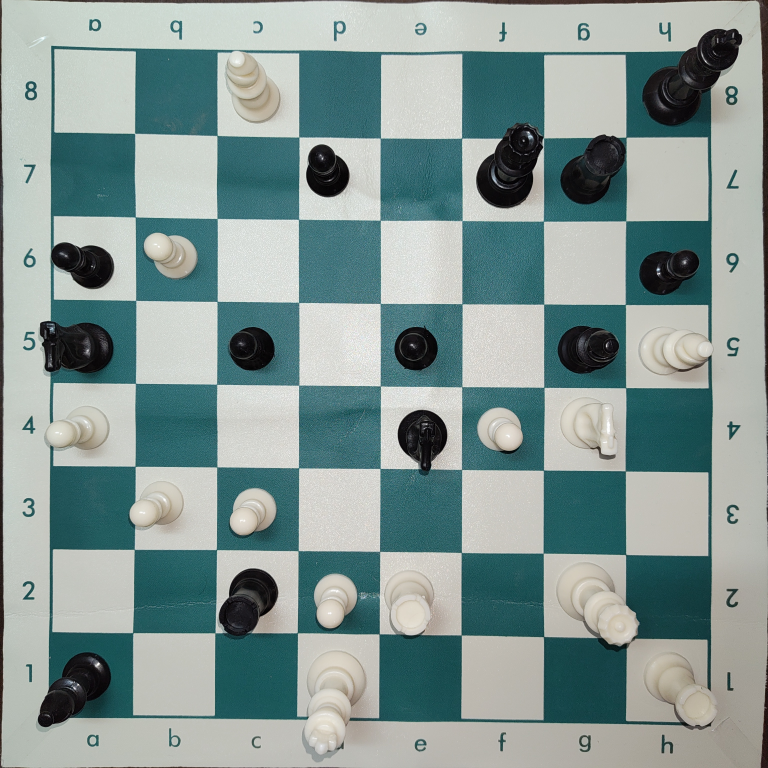
#> input picture sample_boards/Board25.jpg, 3072 x 3072 px (shown at 1/4 size)
$ python -i board_to_dict8.py   (imports and definitions only)
#> lines starting #> are read from the running program, lines starting #| are printed output that depends on the picture
import base64
import json
from io import BytesIO
from PIL import Image, ImageOps, ImageEnhance, ImageFilter
from openai import OpenAI

# Reads OPENAI_API_KEY from the environment -- never hardcode a real key in
# a script file, since it can leak via sharing, version control, etc.

def encode_image(image_path, max_dimension=1500, crop_box=None,
                  enhance_contrast=True, contrast_cutoff=1, sharpen=True):
    """
    Crop, enhance, resize, and PNG-encode the image before base64 encoding.
    PNG is lossless -- no compression artifacts -- which preserves the
    faint highlight/shadow lines needed to tell dark pieces apart (e.g.
    a King's cross vs a Bishop's dot finial). Trade-off: PNG files run
    larger than an equivalent JPEG, so this increases prompt tokens.

    enhance_contrast: applies per-channel autocontrast (with a small
    clip cutoff to avoid crushing highlights/shadows) so the faint
    geometric detail on dark/black pieces -- crosses, clefts, notches --
    becomes easier for the model to actually resolve. This targets the
    real bottleneck behind persistent black-piece misreads: the detail
    may simply not be visible/contrasty enough in the raw capture, no
    matter how the prompt describes what to look for.

    sharpen: a mild unsharp mask to help fine edges (cross arms, cleft
    grooves, crenellation notches) read more distinctly after resize.

    crop_box removes the border/labels around the actual 8x8 grid so every
    pixel sent is board content -- this lets you use a lower max_dimension
    for the same effective detail on the pieces.
    crop_box format: (left, top, right, bottom) in pixels. Tune once for
    your camera setup, then reuse it.
    """
#> called with image_path = '../sample_boards/Board25.jpg', max_dimension = 1500, enhance_contrast = True, contrast_cutoff = 1, sharpen = True
    with Image.open(image_path) as img:
#> img is the input picture: PIL image 3072x3072 RGB; mean R, G, B 133.2, 151.7, 149
        img = img.convert("RGB")
        if crop_box:
            img = img.crop(crop_box)
        if enhance_contrast:
            # Small cutoff (%) clips extreme outlier pixels per channel
            # before stretching, so a few blown-out highlights don't
            # prevent the rest of the tonal range from being stretched.
            img = ImageOps.autocontrast(img, cutoff=contrast_cutoff)
            img = ImageEnhance.Contrast(img).enhance(1.15)
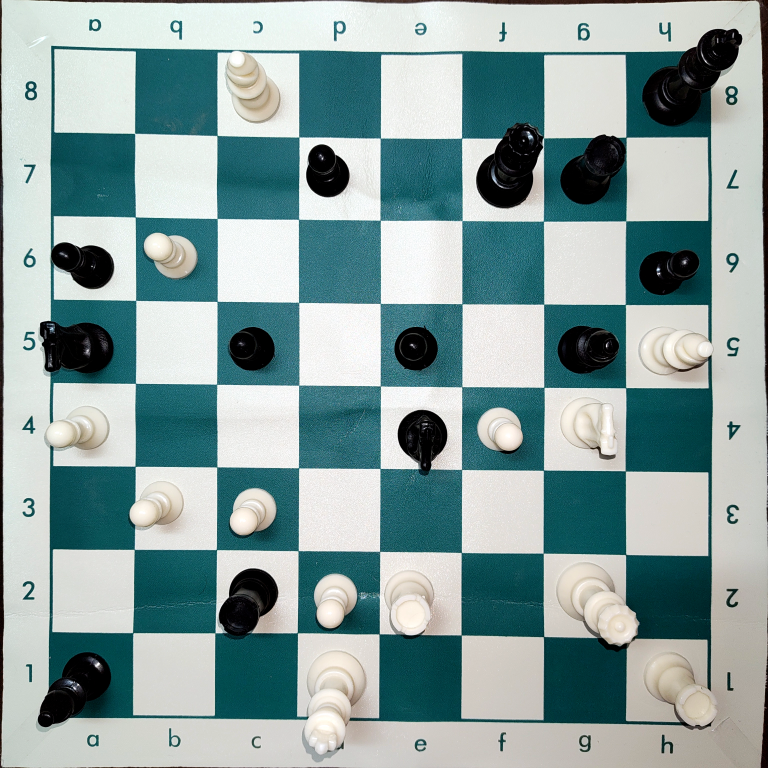
#> img: PIL image 3072x3072 RGB (shown at 1/4 size); mean R, G, B 137.9, 160.6, 159.8
        if sharpen:
            img = img.filter(ImageFilter.UnsharpMask(radius=2, percent=120, threshold=2))
        img.thumbnail((max_dimension, max_dimension), Image.LANCZOS)
#> img: PIL image 1500x1500 RGB
        buffer = BytesIO()
        img.save(buffer, format="PNG")
        return base64.b64encode(buffer.getvalue()).decode("utf-8")


# ---- Config ----
image_path = "uploads/last_capture.png"

# Crop box tuned for this camera setup: (left, top, right, bottom) in pixels.
# Adjust once by eye so it hugs the 8x8 grid without clipping squares.
crop_box = (80, 60, 3020, 3010)

prompt_text = """Analyze this top-down chessboard image and output the board state as a single-line JSON object.

You are an expert computer vision system trained to classify chess pieces. You must ignore all color, texture, and lighting variables (e.g., "white," "black," "wood," "plastic," shadows). Your classification must rely entirely on the 3D geometry, silhouette, radial symmetry (or lack thereof), and specific sculptural features of the object.

DO NOT USE SQUARE POSITION AS EVIDENCE: This image may be from any point in a live game, not the starting setup -- assume it is a mid-game or arbitrary position unless you have specific reason to think otherwise. Do NOT let which square a piece occupies influence your classification (e.g., do not lean toward "Queen" because a piece is near d1/d8, or "Bishop" because it's near c1/f1/c8/f8, or "Rook" because it's in a corner). Pieces routinely leave their home squares as a game progresses -- a Bishop is very often no longer on its starting square, Rooks and Kings move due to castling or repositioning, and captures mean squares can hold pieces you wouldn't expect. Classify every piece strictly from its own visual geometry as described below, completely independent of which square it sits on.

IMPORTANT -- VIEWING ANGLE: This photo is captured directly overhead (top-down / bird's-eye), not from the side. You cannot actually see a side silhouette -- you are inferring shape purely from the top surface, its outer rim, its exact center point, and whatever shadow/highlight depth is visible. Because of this, two cues are far more reliable than any "overall silhouette" or "profile" description below:
(1) WHAT SITS EXACTLY AT THE CENTER of the piece's top surface (nothing / a plain small dot / an intersecting cross shape).
(2) WHETHER THE OUTER RIM is a continuous smooth ring, a notched/hollow ring you can see gaps or depth through, or a solid domed edge with no gaps.
Treat these two top-down cues as primary evidence. Treat "overall silhouette," "teardrop profile," "hourglass neck," and body-taper descriptions as secondary/supporting evidence only, since they describe a side view you cannot directly observe. Height comparisons (the Ultimate Tie-Breaker) are a last resort, not a first check.

DARK PIECE CAUTION: Black/dark pieces absorb light and can hide fine details -- a King's cross or a Bishop's cleft can look like a smooth, featureless dome at a glance, especially top-down. Do NOT default to Rook (or Pawn) just because a dark piece's fine detail is hard to see. Look for subtle specular highlights (small bright glints) and faint shadow lines before concluding a feature is absent -- a low-detail dark dome is much more likely to be an unresolved King or Bishop than a Rook, since a Rook is identified by its clearly visible hollow/notched rim, not by the absence of other features.

Evaluate the subject against the following geometric profiles:

1. Pawn
Confidence Threshold Features:

Overall Silhouette: The shortest, smallest, and structurally simplest piece on the board.

The Head (CRITICAL): The entire head consists of a single, large, completely smooth sphere. There are no domes, mitres, or other structures beneath this ball; the ball itself is the whole top section.

The Stem/Body: Directly beneath the spherical head is a single, distinct horizontal collar. Below this, the stem forms a simple, gently swooping concave cone that widens smoothly toward the bottom. It lacks complex, stacked collars or deep hourglass tapering.

The Base: Terminates in a standard, unfluted circular foundation.

2. Rook
Confidence Threshold Features:

Overall Silhouette: Stout, highly robust, and distinctly cylindrical. It gives the heavy appearance of a masonry tower and maintains radial symmetry.

The Head/Top: The most diagnostic feature is the flat top, completely lacking any domes or finials. Instead, it features a raised outer parapet interrupted by deep, rectangular vertical cuts (crenellations or castellations) around the rim.

The Stem/Body: A thick, vertical, and mostly straight or slightly concave cylindrical body. It lacks the deep hourglass tapering seen in the Bishop, Queen, or King.

The Base: Terminates in a standard wide, circular foundation, often echoing the heavy, blocky nature of the top.

TOP-DOWN CENTER TEST: Viewed from directly overhead, the top reads as substantially HOLLOW -- a ring of rectangular gaps (crenellations) around a thin raised rim, often letting you see down into a darker interior. There is NO solid raised mass, dome, dot, or cross at the center. If you see any solid raised feature at the center of the top, it is not a Rook -- re-check King or Bishop instead.

3. Knight
Confidence Threshold Features:

Overall Silhouette: The only piece on the board that completely lacks radial symmetry along its vertical z-axis. Its profile is highly irregular and organic, resembling a horse's bust.

The Head/Body: Characterized by complex, directional sculptural elements: a protruding snout facing horizontally, distinct carved ears pointing upward/backward at the crown, and a curved, often textured mane sloping down the back of the neck.

The Base: The highly asymmetrical horse bust abruptly meets a standard, perfectly symmetrical circular foundation at the bottom.

4. Bishop
Confidence Threshold Features:

Overall Silhouette: Sits in the mid-to-upper height range (distinctly taller than a pawn). It has a generally smooth, teardrop-like upper profile.

The Head & Finial (CRITICAL): The upper section consists of a large, elongated, bulbous dome (the mitre). Sitting perfectly centered on top of this large dome is a very small spherical finial. Do not confuse this tiny finial with a pawn's large spherical head.

The Cleft/Slit: A prominent, diagonal slice or cleft is cut into one side of the large bulbous dome. This deep groove clearly interrupts the smooth curve of the dome and breaks the piece's vertical symmetry.

TOP-DOWN CENTER TEST: Viewed from directly overhead, the finial is a single small round DOT -- perfectly circular, with no arms, bars, or intersecting lines. The cleft appears as one short straight groove running from near the center out toward one edge of the dome; look for it even if faint on dark pieces. If the center feature has two intersecting arms (a "+" shape) instead of a plain dot, it is NOT a Bishop -- it is a King.

TOP-DOWN RIM TEST (vs. Queen): Trace the outer rim of the dome, not just the center dot. A Bishop's rim is SMOOTH and CONTINUOUS all the way around -- at most one straight cleft-groove interrupts it. A Queen's rim is SCALLOPED/FLUTED -- a repeating ring of many small points or ridges (like a gear or a multi-pointed star), visible as a bumpy, repeating-pattern edge rather than a smooth curve. Do not call something a Queen unless you can see this repeating scalloped rim pattern; a single straight groove on an otherwise smooth rim is a Bishop's cleft, not fluting, even if the piece looks tall or the lighting makes the rim edge look slightly irregular. On black pieces, be especially careful not to mistake shadow/highlight noise around a smooth rim for genuine fluting -- fluting is a regular, repeating pattern of similarly-sized points, not a few random irregular bumps. Specifically: a curved specular highlight (a bright arc following the dome's curve, broken up by a few small glints) is NOT fluting -- it is light reflecting off a smooth surface. Genuine fluting must be visible as distinct raised/recessed geometry across the FULL 360-degree rim, not just a bright patch on one side. Require at least 6 clearly countable, evenly-spaced points around the entire circumference before calling it fluted; if you can't count that many distinct points going all the way around, it is not fluted.

TOP-DOWN FINIAL-HEIGHT TEST (the most decisive cue -- check this first): Compare the height of the small ball finial to the rest of the piece's top. On a Bishop, the tiny dot is the SINGLE HIGHEST POINT on the entire piece -- it clearly protrudes above the smooth dome around it, and nothing else on the piece reaches that height. On a Queen, the ball finial sits in a shallow depression, roughly level with or LOWER than the surrounding scalloped rim points -- the rim's points are the highest elements, not the ball, so the top of a Queen looks more like a ring of peaks with a small ball nested down in the middle, not one clear high point. If the tiny ball is obviously the tallest, most prominent raised feature with no competing high points around it, it is a Bishop -- call it Bishop even if the rim looks slightly uneven.

TIE-BREAK DEFAULT: If, after both tests above, you are still genuinely unsure whether a piece is a Bishop or a Queen, default to BISHOP. A confident Queen call requires clearly seeing full 360-degree repeating fluting AND a recessed (not elevated) finial; absent that level of confidence, Bishop is the safer call.

The Stem/Body: Features a complex neck. Beneath the head is a pronounced collar, followed by a stem that tapers deeply inward (an hourglass shape), which is much more complex than the pawn's simple cone.

5. Queen
Confidence Threshold Features:

Overall Silhouette: Possesses a tall, slender, and elegant profile. It is significantly taller than the pawn, rook, and knight, and is fully radially symmetrical along its vertical axis.

The Crown/Head: The uppermost section is highly diagnostic, featuring a flared coronet. The outer rim is scalloped or fluted, forming a continuous ring of small ridges that resembles a gear or multi-pointed star when viewed from directly above. Centered precisely within this flared rim is a distinct, raised spherical finial resting in a shallow depression.

TOP-DOWN RIM TEST (vs. Bishop): You must clearly see a repeating, regular ring of many small scalloped points (at least 6, evenly spaced, going all the way around the full 360-degree rim) before calling this a Queen. If the rim is smooth and continuous with at most one straight groove cutting into it, that is a Bishop's cleft, not a Queen's fluting, regardless of how tall the piece looks or how the lighting reads on a dark piece. A bright curved highlight with a few glints on one side of an otherwise smooth dome is NOT fluting -- that is reflection, not geometry.

TOP-DOWN FINIAL-HEIGHT TEST (the most decisive cue -- check this first): On a genuine Queen, the ball finial sits recessed in a shallow depression, roughly level with or lower than the surrounding scalloped rim points -- so the highest points on the piece are the rim's scallops, not the ball. If instead the small ball is clearly the single tallest, most prominent point on the piece with nothing else near its height, that is a Bishop's finial, not a Queen's -- correct the call to Bishop even if the rim looked uneven.

TIE-BREAK DEFAULT: If you are not confident you can see full 360-degree repeating fluting AND a recessed (not elevated) finial, do not call it Queen -- default to Bishop instead.

The Stem/Body: The central stem is elongated and complex. Directly below the crown sits a prominent, rounded collar. The neck then tapers inward deeply before sweeping smoothly outward again to meet a second thick, horizontal collar just above the base section.

The Base: Terminates in a wide, circular foundation. From a top-down view, it creates a detailed depth map of concentric circles (the tiny sphere, the fluted gear-rim, the smooth lower collars, and the base).

6. King
Confidence Threshold Features:

Overall Silhouette: Tall and robust, typically the tallest piece on the board. While the main body and base are radially symmetrical, this symmetry is distinctly broken at the very apex by its unique finial. It has a thicker, heavier structural profile compared to the slender Queen.

The Crown/Head: The most diagnostic feature is the finial resting at the absolute top: a prominent, raised cross (often formed by rounded, bulbous protrusions rather than sharp angles in this specific set). This cross rests directly upon a smooth, unadorned hemispherical dome.

TOP-DOWN CENTER TEST: Viewed from directly overhead, the cross finial appears as two short intersecting ridges (a "+" shape) breaking the circular symmetry at the exact center of an otherwise solid, domed, gap-free top. If the center shows only a single small round dot with no intersecting arms, it is NOT a King -- see Bishop. If the top is mostly hollow/notched around the rim with nothing solid at the center, it is NOT a King -- see Rook. On black pieces, lighting can make the dome's rim look uneven even when it is not -- if you can clearly resolve a "+" shaped cross at the center, that is decisive for King even if the rim edge looks ambiguous; do not let an uncertain rim override a clearly seen cross.

The Stem/Body: Beneath the domed head sits a distinct horizontal collar. The central stem is characterized by a series of thick, stacked, bulbous sections separated by deep, inward-tapering cuts, giving it a heavy, ribbed appearance.

The Base: Terminates in a standard wide, circular foundation. From a top-down perspective, the non-circular, intersecting geometry of the cross sits prominently in the center of purely smooth, unfluted concentric circles.


CRUCIAL DISTINCTION: PAWN vs. BISHOP
If you detect a spherical element at the top of the piece, you must analyze its scale and supporting structure:

If the sphere is large and constitutes the entirety of the head, resting immediately above a simple collar, it is a Pawn.

If the sphere is a tiny point resting on top of a much larger bulbous dome, and that dome features a diagonal cut (cleft), it is a Bishop.


THE HEAVY PIECE DECISION TREE: KING vs. ROOK vs. KNIGHT
If you are evaluating a large, heavy piece and are unsure if it is a King, Rook, or Knight, you must execute this step-by-step logic gate in exact order. Do not skip steps.

PRIORITY NOTE: Because this photo is top-down, the CENTER TEST and RIM TEST in Step 3 are directly observable, while the "silhouette"/"profile" judgments in Steps 1-2 are inferred and less reliable. If Step 3's center/rim evidence conflicts with what Steps 1-2 suggested, trust Step 3: a clear solid "+" cross at the center means King regardless of how the body read, and a clear hollow/notched rim with nothing solid at the center means Rook regardless of how the body read.

STEP 1: The Radial Symmetry Test (Isolating the Knight)
Look at the core mass of the piece. Ignore small details and look at the overall shape.

IF ASYMMETRICAL: Does the piece have a directional bulge, lean to one side, or feature a curved, uneven profile (a snout/mane)? Does it lack horizontally stacked, perfectly circular rings?

RESULT: It is definitely a KNIGHT. (Stop evaluating).

IF SYMMETRICAL: Is the piece perfectly vertically straight, built from circular/cylindrical geometry where the left and right profiles perfectly mirror each other?

RESULT: It is NOT a Knight. Move to Step 2.

STEP 2: The Silhouette Profile Test (Isolating the Rook)
You have confirmed the piece is symmetrical. Now look at its overall width from the base to the top.

IF CYLINDRICAL/BLOCKY: Does the piece maintain a relatively uniform thickness from the base all the way to the top? Does it lack a narrow, tapered "neck"? Is the overall silhouette basically a heavy rectangle or thick cylinder?

RESULT: It is definitely a ROOK. (Stop evaluating).

IF TAPERED/HOURGLASS: Does the piece have a wide base, a distinctly narrowed "neck," and a flared top section? Is it built from horizontally stacked, overlapping circular collars?

RESULT: It is NOT a Rook. Move to Step 3.

STEP 3: The Apex Confirmation (Confirming the King)
You have confirmed the piece is symmetrical and tapered. Look exclusively at the absolute highest point.

IF DOMED WITH A FINIAL: Does the top feature a smooth, rounded hemisphere capped by a distinctly raised, centered cross or vertical protrusion?

RESULT: It is definitely a KING.

IF FLAT WITH TEETH: (Failsafe) If the top is flat and hollowed out with rectangular teeth around the edge, your profile assessment in Step 2 was wrong. It is a ROOK.

FAILSAFE CONFIDENCE GUARD: Only invoke this Rook failsafe if you can clearly count at least 3 evenly-spaced rectangular notches, each showing real depth/darkness through the gap (not just a lighter or darker patch of surface). On black pieces, specular highlights and shadow can make a smooth domed King rim look slightly uneven without any real notches -- that is NOT sufficient to invoke the failsafe. If the rim evidence is ambiguous, re-check the center of the top for a cross shape before concluding Rook: a clearly present "+" at the center means King even if the rim looked uneven, since the cross is the more decisive and harder-to-fake signal of the two.

THE ULTIMATE TIE-BREAKER: RELATIVE HEIGHT
If you are still unable to distinguish between a King and a Knight after analyzing their geometry, compare height ONLY to other pieces in the same rank, or the nearest rank that has pieces in it. Do NOT compare against pieces elsewhere on the board -- on an angled photo, a piece near the bottom of the image reads taller in pixels than an identical piece near the top purely from camera perspective, not real height, so a board-wide height comparison is unreliable and will mislead you, especially when few pieces remain on the board. Local, same-rank comparisons are the only safe ones.

The King: Within its local rank comparison, the King is the tallest piece present. If it clearly stands taller than any pawns, knights, or rooks nearby in the same rank, it is a KING.

The Knight: The Knight is a mid-sized piece, clearly shorter than a King or Queen in that same local comparison. If it is clearly shorter than the tallest nearby pieces, it is a KNIGHT.

If no other pieces exist in the same or an adjacent rank to compare against, do NOT guess based on distant pieces -- rely purely on the geometric tests above (Steps 1-3) and pick your best answer from those alone.

Evaluate each occupied square once, in one pass through the relevant decision steps above. If a square is still genuinely ambiguous after that one pass, commit to your single best answer rather than re-deriving or re-checking it repeatedly -- do not loop back over the same piece multiple times.

FINAL BOARD-LEVEL SANITY CHECK: After your first full pass across all 64 squares, before you output anything, count each piece type per color. Standard chess has fixed limits per color: exactly 1 King (Kings are never captured -- a color with 0 or 2+ Kings means you made an error), at most 1 Queen (more is possible only from pawn promotion, which is rare -- treat 2+ Queens as a red flag, not a confirmed count), at most 2 Rooks, at most 2 Bishops, at most 2 Knights, at most 8 Pawns.
- If a color shows 0 or 2+ Kings: you have a King/Rook (or King/Knight) misread somewhere. Revisit every Rook and Knight call of that color, find the one with the most convincing "+" cross center-test evidence, and correct it to King.
- If a color shows 2+ Queens: you have a Queen/Bishop misread somewhere. Revisit those Queen calls and check the rim and finial-height tests again -- keep the one(s) with genuine repeating scalloped fluting and a recessed finial as Queen, and correct the rest to Bishop if their rim was actually smooth with a single cleft and an elevated finial. Note that this count check cannot catch a single Bishop misread as Queen when no second Queen exists to create a conflict (e.g. the real Queen was already captured) -- that case relies on getting the rim and finial-height tests right the first time, so when unsure, lean on the Bishop tie-break default rather than waiting for a count conflict to catch it.
- Only use this count check to resolve calls you were already uncertain about -- do not overturn a square you are highly confident in just to satisfy a count, since real games can have fewer pieces than the maximum (captures) or, rarely, more via promotion.

Rules:
- Keys are all 64 squares in algebraic notation: a1 through h8.
- Values are single-letter piece codes: K Q R B N P for White (uppercase), k q r b n p for Black (lowercase), or "." for an empty square.
"""


# [54 lines left out: function generate_state_dictionary, not called in this run]

>>> result = encode_image('../sample_boards/Board25.jpg')
